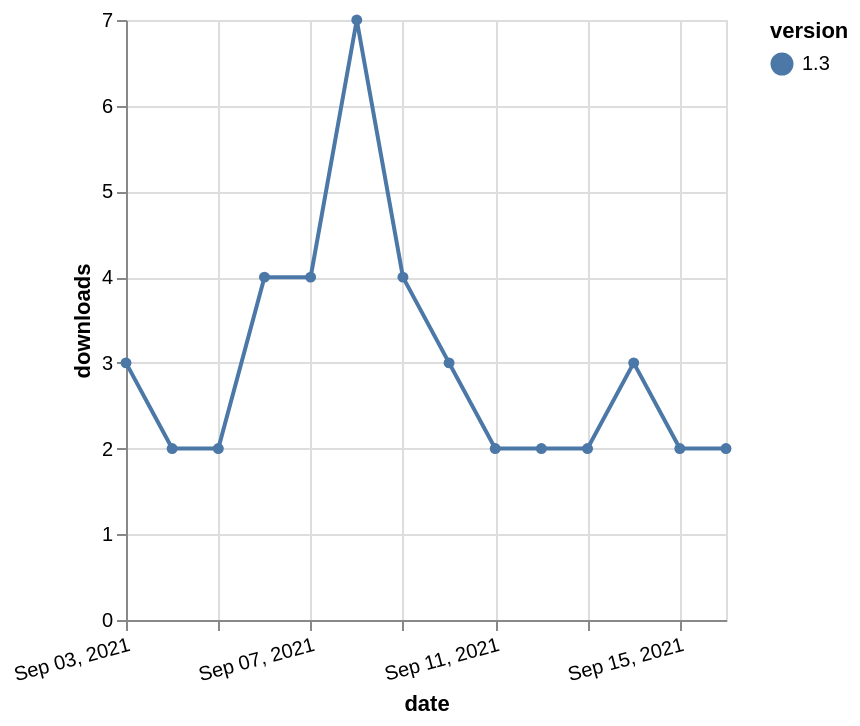

The specification (Vega-Lite) saved for this image:
### Vega-Lite specification from a JSON file in a GitHub repository (floating-point values rounded to 4 significant figures)
{"$schema": "https://vega.github.io/schema/vega-lite/v5.json", "description": "A simple bar chart with embedded data.", "data": {"values": [{"date": "2021-09-03", "total": 3879, "delta": 3, "version": "1.3"}, {"date": "2021-09-04", "total": 3881, "delta": 2, "version": "1.3"}, {"date": "2021-09-05", "total": 3883, "delta": 2, "version": "1.3"}, {"date": "2021-09-06", "total": 3887, "delta": 4, "version": "1.3"}, {"date": "2021-09-07", "total": 3891, "delta": 4, "version": "1.3"}, {"date": "2021-09-08", "total": 3898, "delta": 7, "version": "1.3"}, {"date": "2021-09-09", "total": 3902, "delta": 4, "version": "1.3"}, {"date": "2021-09-10", "total": 3905, "delta": 3, "version": "1.3"}, {"date": "2021-09-11", "total": 3907, "delta": 2, "version": "1.3"}, {"date": "2021-09-12", "total": 3909, "delta": 2, "version": "1.3"}, {"date": "2021-09-13", "total": 3911, "delta": 2, "version": "1.3"}, {"date": "2021-09-14", "total": 3914, "delta": 3, "version": "1.3"}, {"date": "2021-09-15", "total": 3916, "delta": 2, "version": "1.3"}, {"date": "2021-09-16", "total": 3918, "delta": 2, "version": "1.3"}]}, "width": "container", "mark": {"type": "line", "point": {"filled": true}}, "encoding": {"x": {"field": "date", "type": "temporal", "timeUnit": "yearmonthdate", "title": "date", "axis": {"labelAngle": -15}}, "y": {"field": "delta", "type": "quantitative", "title": "downloads"}, "color": {"field": "version", "type": "nominal"}, "tooltip": {"field": "delta"}}}
